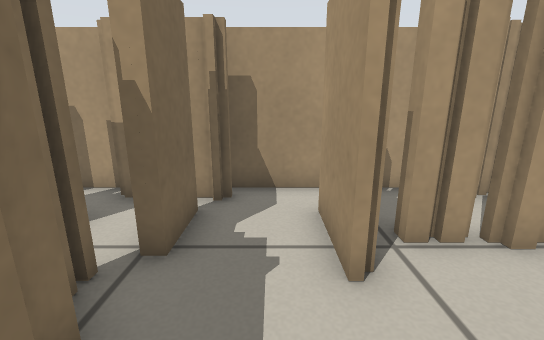
[1] (above)

20 first-person views from a walk through a Stage world. The camera is 0.57 m above the floor, tilts 14° down and sees 90° across. The lines on the ground mark 1 m squares. The floor is counted in squares, 0.25 m on a side. Each view is taken from the middle of a square. On the plan, view 1 faces up. The plan holds only what a view shows up to about 17 squares ahead; the rest is blank. The place goes on beyond the plan. Robots are left out.

[2]
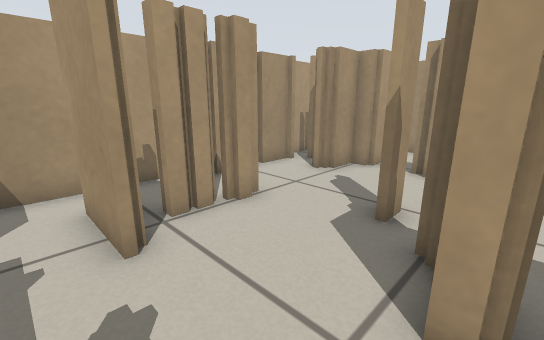

[3]
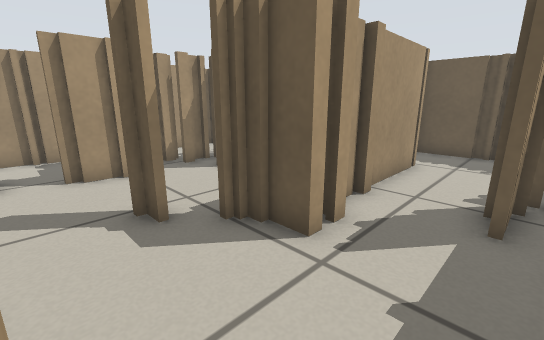

[4]
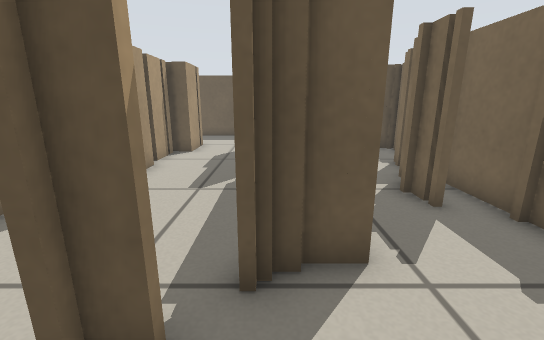

[5]
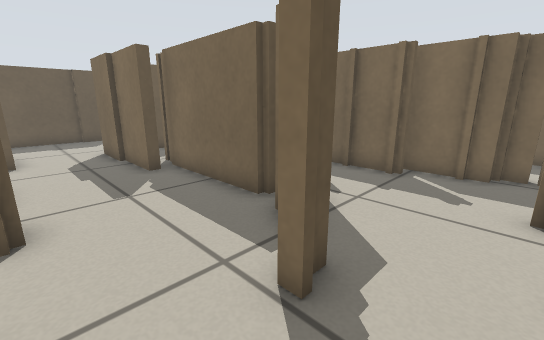

[6]
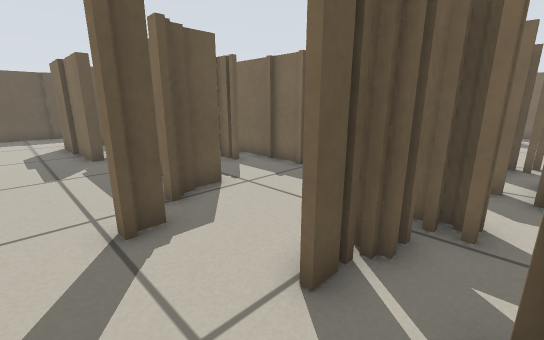

[7]
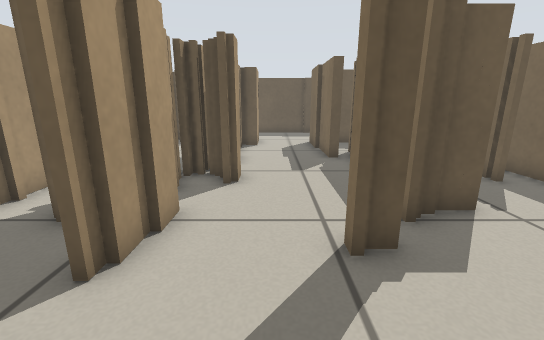

[8]
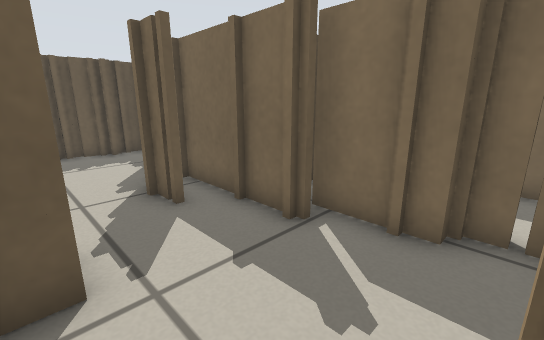

[9]
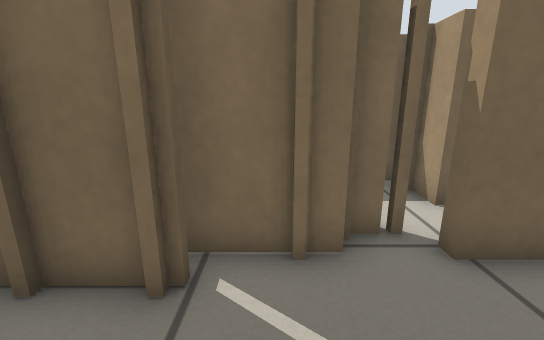

[10]
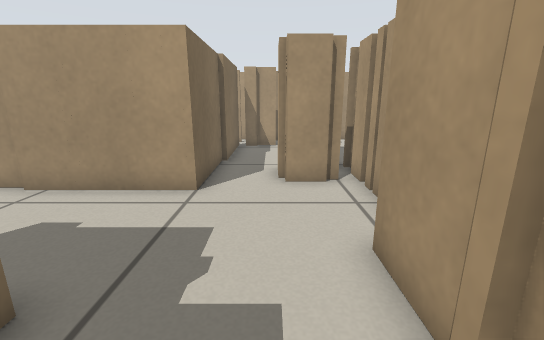

[11]
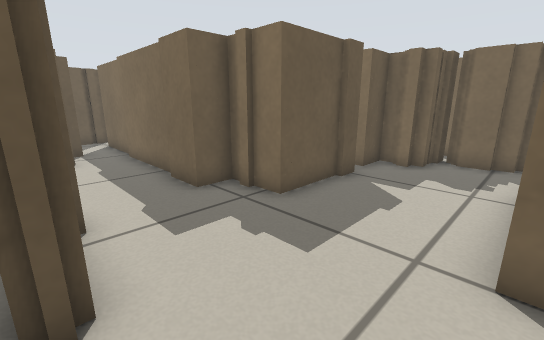

[12]
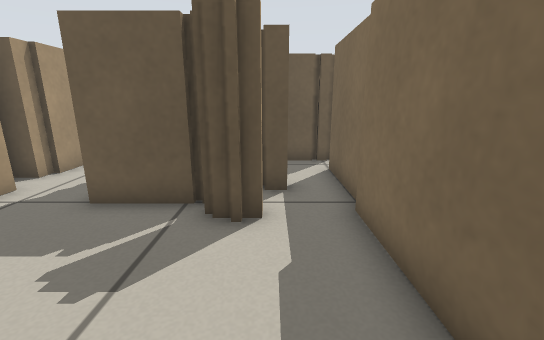

[13]
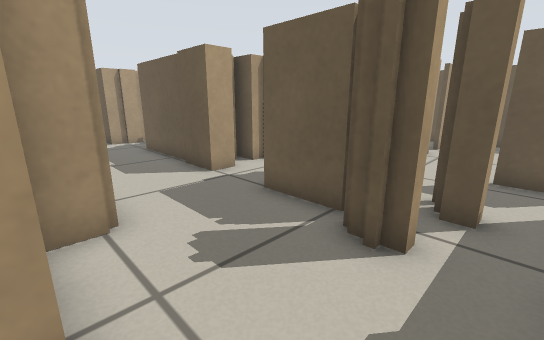

[14]
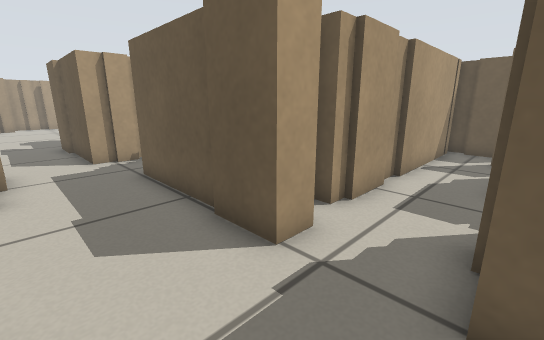

[15]
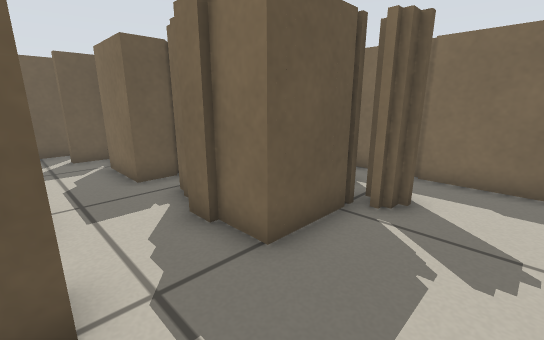

[16]
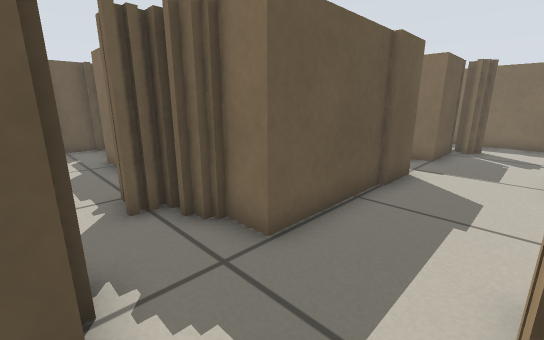

[17]
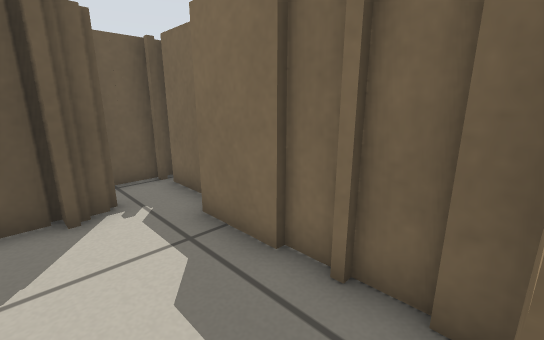

[18]
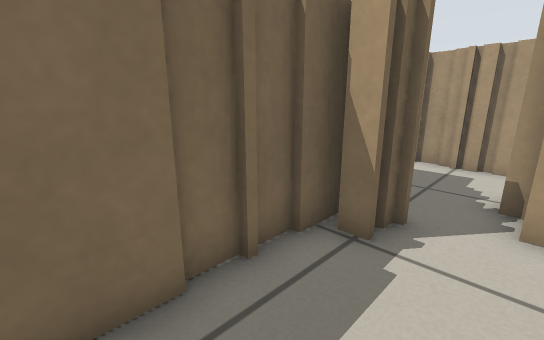

[19]
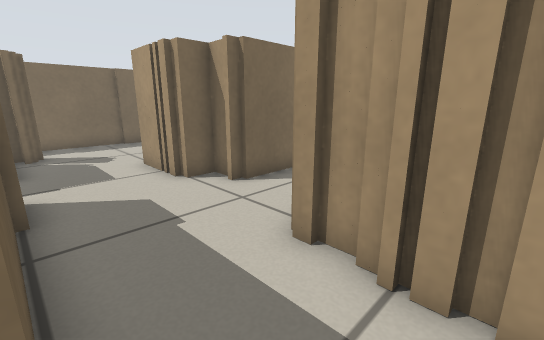

[20]
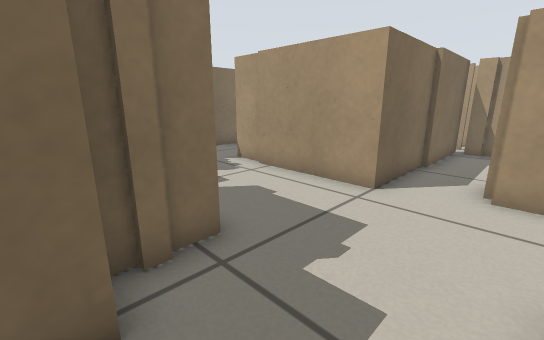

### Floor plan
Key: @ floor where view 1 was taken; # wall or solid block; x gap in a wall; . floor; T thing the floor can be seen under or through.
Columns run from 16 left of view 1 to 12 right of it. Each row starts with its distance up from view 1.
  7           #    ###  ######
  6        ...######.# ###...#
  5        .  ###.T..###....##
  4           #...T..####...###
  3           #..TT...........#
  2           #..TT..........##
  1           #.. #......#...##
  0  #        #.. ##@..TT....###
 -1  #        #.####...TT......#
 -2  #..      #.####...T#.... ##
 -3  ##.#######....##..##...###
 -4   #............##..##...##
 -5   #............##..##...#
 -6 x.##..........##...##...#
 -7    ##.#  #....##...###..##
 -8    #######....#.....##...#
 -9          ##...#..... #...#
-10          ##...###... #..##
-11           #...########..##
-12           #.....####....## ##
-13           #..............###.
-14           #..................
-15           #..#..............#
-16           #..####..#######..#
-17           #.##  #..##    #..#
-18           #.##  #..#     ##.#
-19           #... ##..#     ##..
-20           .... #...#     ##..
-21           ##...##..#     #...
-22             . . #..#     #..
-23             . . #..#     #...
-24             . . #..#     #...
-25               .## .#     #...
-26                ###.#     ####
-27                # # #
-28                  ##
-29             ##

Positions as (right, up) in squares from view 1, and headings:
1: (0, 0), facing up
2: (0, -1), facing up-right
3: (0, 3), facing down-right
4: (4, 3), facing down
5: (8, 3), facing down-left
6: (7, 6), facing down-left
7: (7, 5), facing down
8: (3, 3), facing down-left
9: (2, 1), facing left
10: (-4, -10), facing up
11: (-2, -3), facing down-left
12: (-4, -10), facing down
13: (-5, -11), facing down-right
14: (0, -13), facing down-right
15: (3, -13), facing down-left
16: (12, -13), facing down-left
17: (12, -20), facing down-left
18: (12, -24), facing up-left
19: (11, -16), facing up-left
20: (-3, -10), facing up-left
